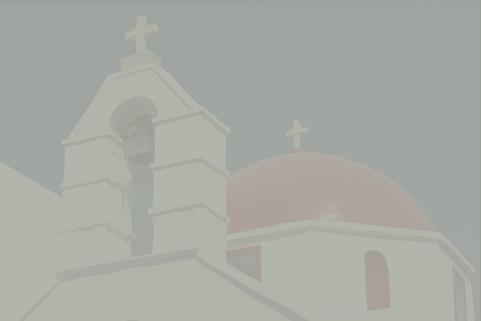
#> input picture canny_dataset/118035.jpg, 481 x 321 px; its folder holds only this picture in this run
$ python cannyEdge.py
#> lines starting #> are read from the running program, lines starting #| are printed output that depends on the picture
#> further down, I is the input picture: shape (321, 481, 3); mean R, G, B 168, 170.4, 164.4
### utils.py
'''
  File name: utils.py
  Author: Dewang Sultania
  Date created: 9/21/2018
'''

'''
  File clarification:
    Utils file that contributes the project
'''

import numpy as np
from scipy import signal
import matplotlib.pyplot as plt

'''
  Derivatives visualzation function
'''
# [34 lines left out: function visDerivatives, not called in this run]


'''
  Edge detection result visualization function
'''
def visCannyEdge(Im_raw, M, E):
  # plot image
#  fig, (ax0, ax1, ax2) = plt.subplots(1, 3, figsize = (12, 12))

  # plot original image
#  ax0.imshow(Im_raw)
#  ax0.axis("off")
#  ax0.set_title('Raw image')

  # plot edge detection result
#  ax1.imshow(M, cmap='gray', interpolation='nearest')
#  ax1.axis("off")
#  ax1.set_title('Non-Max Suppression Result')

  # plot original image
  plt.imshow(E, cmap='gray', interpolation='nearest')
  #plt.axis("off")
  plt.title('Canny Edge Detection')

'''
  Generate one dimension Gaussian distribution
  - input mu: the mean of pdf
  - input sigma: the standard derivation of pdf
  - input length: the size of pdf
  - output: a row vector represents one dimension Gaussian distribution
'''
def GaussianPDF_1D(mu, sigma, length):
  # create an array
  half_len = length / 2

  if np.remainder(length, 2) == 0:
    ax = np.arange(-half_len, half_len, 1)
  else:
    ax = np.arange(-half_len, half_len + 1, 1)

  ax = ax.reshape([-1, ax.size])
  denominator = sigma * np.sqrt(2 * np.pi)
  nominator = np.exp( -np.square(ax - mu) / (2 * sigma * sigma) )

  return nominator / denominator

'''
  Generate two dimensional Gaussian distribution
  - input mu: the mean of pdf
  - input sigma: the standard derivation of pdf
  - input row: length in row axis
  - input column: length in column axis
  - output: a 2D matrix represents two dimensional Gaussian distribution
'''
def GaussianPDF_2D(mu, sigma, row, col):
  # create row vector as 1D Gaussian pdf
  g_row = GaussianPDF_1D(mu, sigma, row)
  # create column vector as 1D Gaussian pdf
  g_col = GaussianPDF_1D(mu, sigma, col).transpose()

  return signal.convolve2d(g_row, g_col, 'full')

'''
  Convert RGB image to gray one manually
  - Input I_rgb: 3-dimensional rgb image
  - Output I_gray: 2-dimensional grayscale image
'''
def rgb2gray(I_rgb):
  r, g, b = I_rgb[:, :, 0], I_rgb[:, :, 1], I_rgb[:, :, 2]
  I_gray = 0.2989 * r + 0.5870 * g + 0.1140 * b
  return I_gray

### findDerivatives.py
'''
  File name: findDerivatives.py
  Author: Dewang Sultania
  Date created: 09/21/2018
'''

'''
  File clarification:
    Compute gradient information of the input grayscale image
    - Input I_gray: H x W matrix as image
    - Output Mag: H x W matrix represents the magnitude of derivatives
    - Output Magx: H x W matrix represents the magnitude of derivatives along x-axis
    - Output Magy: H x W matrix represents the magnitude of derivatives along y-axis
    - Output Ori: H x W matrix represents the orientation of derivatives
'''
from utils import GaussianPDF_2D
import numpy as np
from scipy import signal
import matplotlib.pyplot as plt
import time
def findDerivatives(I_gray):
  # TODO: your code here
  start = time.time()
  gaussianKernel = GaussianPDF_2D(0,1,7,7)
  dx = np.array([1,-1]).reshape(1,2)
  dy = np.array([1,-1]).reshape(2,1)
  Gx = signal.convolve2d(gaussianKernel, dx, mode = 'same')
  Gy = signal.convolve2d(gaussianKernel, dy, mode = 'same')
  Magx = signal.convolve2d(I_gray, Gx, mode = 'same')
  Magy = signal.convolve2d(I_gray, Gy, mode = 'same')
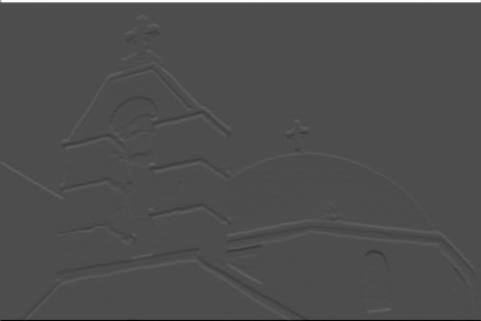
#> Magy: shape (321, 481) float64; min -24.73, max 56.97, mean 0.5; drawn with min black and max white
  Mag = np.sqrt(Magx**2 + Magy**2)
  Ori = np.arctan2(Magy, Magx)
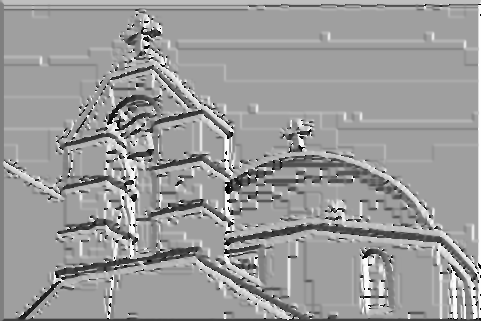
#> Ori: shape (321, 481) float64; min -3.14, max 3.14, mean 0.683; drawn with min black and max white
  end = time.time()
  print("Time taken to calculate the gradients for this image = {} seconds".format(end-start))
  return Mag, Magx, Magy, Ori

### nonMaxSup.py
'''
  File name: nonMaxSup.py
  Author: Dewang Sultania
  Date created: 09/21/2018
'''

'''
  File clarification:
    Find local maximum edge pixel using NMS along the line of the gradient
    - Input Mag: H x W matrix represents the magnitude of derivatives
    - Input Ori: H x W matrix represents the orientation of derivatives
    - Output M: H x W binary matrix represents the edge map after non-maximum suppression
'''

from scipy.interpolate import RectBivariateSpline
import time
import numpy as np
def nonMaxSup(Mag, Ori):
  # TODO: your code here
    start = time.time()
    x = range(Mag.shape[0])
    y = range(Mag.shape[1])
    M = Mag.copy()
    xx,yy = np.meshgrid(y,x)
    interp2d = RectBivariateSpline(x,y,M)
    posgradX = xx+np.cos(Ori)
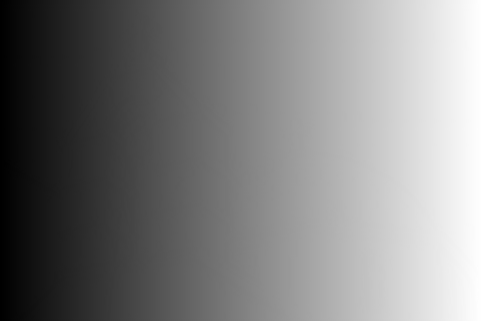
#> posgradX: shape (321, 481) float64; min 0.707, max 479.8, mean 240.5; drawn with min black and max white
    posgradY = yy-np.sin(Ori)
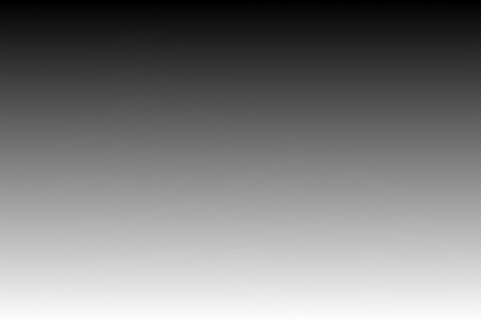
#> posgradY: shape (321, 481) float64; min -1, max 321, mean 159.5; drawn with min black and max white
    neggradX = xx-np.cos(Ori)
    neggradY = yy+np.sin(Ori)
    posgrad = interp2d.ev(posgradY, posgradX)
    neggrad = interp2d.ev(neggradY, neggradX)
    M[np.less_equal(M,posgrad) | np.less_equal(M,neggrad)] = 0
    M[M!=0] = 1
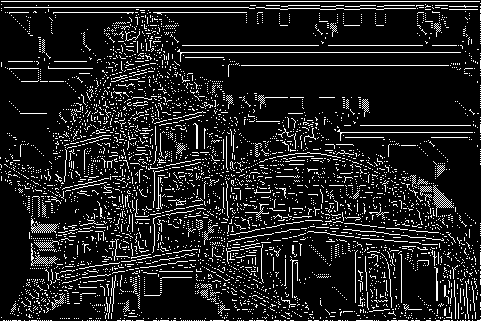
#> M: shape (321, 481) float64; values 0 (black) and 1 (white), 11.9% white in thin lines or dots
    end = time.time()
    print("Time taken for non maximal supression on the image = {} seconds".format(end-start))
    return M

### edgeLink.py
'''
  File name: edgeLink.py
  Author: Dewang Sultania
  Date created: 09/21/2018
'''

'''
  File clarification:
    Use hysteresis to link edges based on high and low magnitude thresholds
    - Input M: H x W logical map after non-max suppression
    - Input Mag: H x W matrix represents the magnitude of gradient
    - Input Ori: H x W matrix represents the orientation of gradient
    - Output E: H x W binary matrix represents the final canny edge detection map
'''
dx = [-1,-1,-1,0,0,1,1,1]
dy = [-1,0,1,-1,1,-1,0,1]
import numpy as np
import collections
import time
import matplotlib.pyplot as plt

visited = set()
def check(E,i,j):
    if i<E.shape[0] and j<E.shape[1] and i>=0 and j>=0:
        return True
    return False

def bfs(E,i,j, threshold_low, threshold_high):
    queue = collections.deque([(i,j)])
    while queue:
        point = queue.popleft()
        for k in range(8):
            new_i = point[0]+dx[k]
            new_j = point[1]+dy[k]
            if check(E, new_i, new_j):
                if(new_i,new_j) not in visited and E[new_i,new_j]!=-1:
                        visited.add((new_i,new_j))
                        queue.append((new_i,new_j))
                        E[new_i,new_j] = 1
    return E

def edgeLink(M, Mag, Ori):
  # TODO: your code here
  start = time.time()
  M = M*Mag
  M = ((M-M.min())*255)/(M.max()-M.min())
  E = np.zeros(M.shape)
  threshold_low = M.mean()*2+ np.var(M)/100
#> threshold_low = 4.39
  threshold_high = M.mean()*6 + np.var(M)/100
#> threshold_high = 9.78
  E[M > threshold_high] = 1
  E[M < threshold_low] = -1
  starts = np.argwhere(E==1)
  for i in range(starts.shape[0]):
      [x,y] = starts[i]
      if ((x,y) not in visited):
          E = bfs(E,x,y,threshold_low, threshold_high)
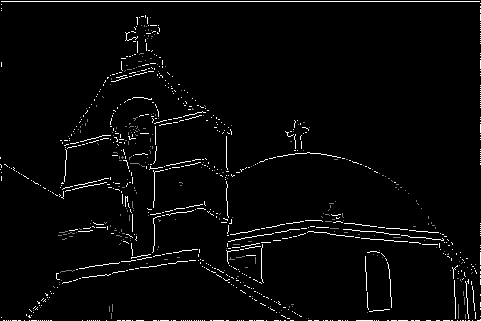
#> E: shape (321, 481) float64; min -1, max 1, mean -0.943; drawn with min black and max white
  E[np.logical_and(np.not_equal(E,0), np.not_equal(E,1))] = 0
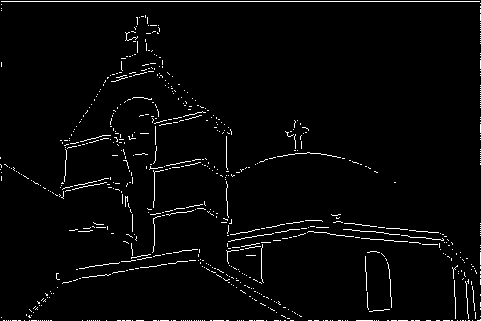
#> E: shape (321, 481) float64; values 0 (black) and 1 (white), 2.7% white in thin lines or dots
  end = time.time()
  print("The time taken by Edge Linking for this image is {} seconds".format(end-start))
  return E

### Test_script.py
'''
  File name: Test_Script.py
  Author: Dewang Sultania
  Date created: 9/21/2018
'''

'''
  File clarification:
    Test the canny edge detection output's format including
    dimension, size and type
    - Input I: raw image
    - Input E: canny edge detection result
'''
def Test_script(I, E):
  test_pass = True

  # E should be 2D matrix
  if E.ndim != 2:
    print ('ERROR: Incorrect Edge map dimension! \n')
    test_pass = False
  # end if

  # E should have same size with original image
  nr_I, nc_I = I.shape[0], I.shape[1]
#> nr_I = 321; nc_I = 481
  nr_E, nc_E = E.shape[0], E.shape[1]
#> nr_E = 321; nc_E = 481

  if nr_I != nr_E or nc_I != nc_E:
    print ('ERROR: Edge map size has changed during operations! \n')
    test_pass = False
  # end if

  # E should be a binary matrix so that element should be either 1 or 0
  numEle = E.size
#> numEle = 154401
  numOnes, numZeros = E[E == 1].size, E[E == 0].size
#> numOnes = 4093; numZeros = 150308

  if numEle != (numOnes + numZeros):
    print ('ERROR: Edge map is not binary one! \n')
    test_pass = False
  # end if

  if test_pass:
    print ('Test Passed! \n')
  else:
    print ('Test Failed! \n')

  return test_pass

### cannyEdge.py
'''
  File name: cannyEdge.py
  Author: Dewang Sultania
  Date created: 9/21/2018
'''

'''
  File clarification:
    Canny edge detector
    - Input: A color image I = uint8(H, W, 3), where H, W are two dimensions of the image
    - Output: An edge map E = logical(H, W)

    - TO DO: Complete three main functions findDerivatives, nonMaxSup and edgeLink
             to make your own canny edge detector work
'''

import numpy as np
import matplotlib.pyplot as plt
import os
from scipy import signal
from PIL import Image
import cv2
# import functions
from findDerivatives import findDerivatives
from nonMaxSup import nonMaxSup
from edgeLink import edgeLink
from Test_script import Test_script
import utils, helpers

# cannyEdge detector
def cannyEdge(I):
  # convert RGB image to gray color space
  im_gray = utils.rgb2gray(I)
  Mag, Magx, Magy, Ori = findDerivatives(im_gray)
  M = nonMaxSup(Mag, Ori)
  E = edgeLink(M, Mag, Ori)

  # only when test passed that can show all results
  if Test_script(im_gray, E):
    # visualization results
#    utils.visDerivatives(im_gray, Mag, Magx, Magy)
    utils.visCannyEdge(I, M, E)

    plt.show()

  return E


if __name__ == "__main__":
  # the folder name that stores all images
  # please make sure that this file has the same directory as image folder
  folder = 'canny_dataset'

  # read images one by one
  for filename in os.listdir(folder):
    # read in image and convert color space for better visualization
    im_path = os.path.join(folder, filename)
    I = np.array(Image.open(im_path).convert('RGB'))

    ## TO DO: Complete 'cannyEdge' function

    E = cannyEdge(I)

$ run again, on canny_dataset/21077.jpg
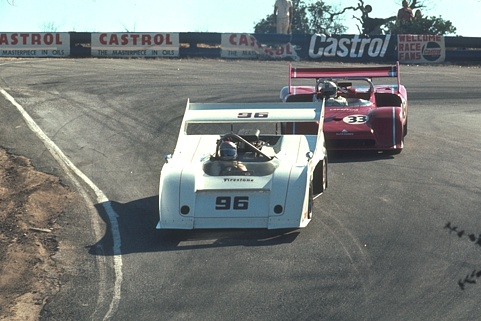
#> input picture canny_dataset/21077.jpg, 481 x 321 px
#> I is the input picture: shape (321, 481, 3); mean R, G, B 121, 125.1, 122.8
#> in nonMaxSup, `M[M!=0] = 1`:
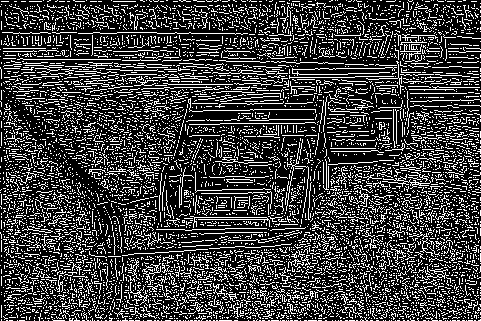
#> M: shape (321, 481) float64; values 0 (black) and 1 (white), 24.5% white in thin lines or dots
#> threshold_low = 17.24
#> threshold_high = 42.84
#> in edgeLink, `E[np.logical_and(np.not_equal(E,0), np.not_equal(E,1))] = 0`:
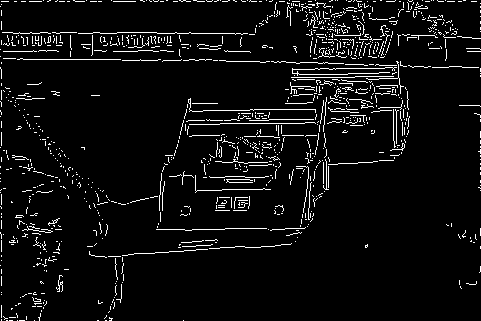
#> E: shape (321, 481) float64; values 0 (black) and 1 (white), 5.5% white in thin lines or dots

$ run again, on canny_dataset/22013.jpg
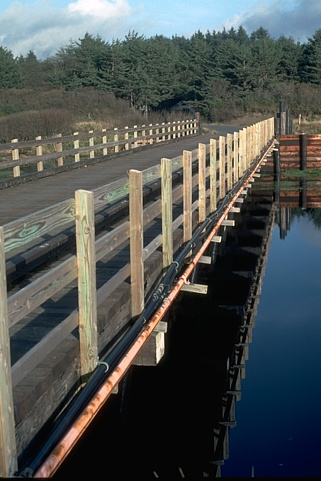
#> input picture canny_dataset/22013.jpg, 321 x 481 px
#> I is the input picture: shape (481, 321, 3); mean R, G, B 79.2, 83.8, 82.2
#> threshold_low = 16.77
#> threshold_high = 41.61
#> in edgeLink, `E[np.logical_and(np.not_equal(E,0), np.not_equal(E,1))] = 0`:
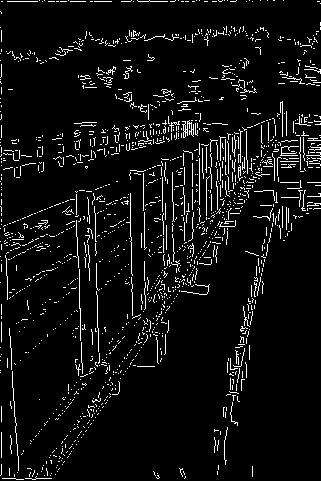
#> E: shape (481, 321) float64; values 0 (black) and 1 (white), 6.1% white in thin lines or dots
